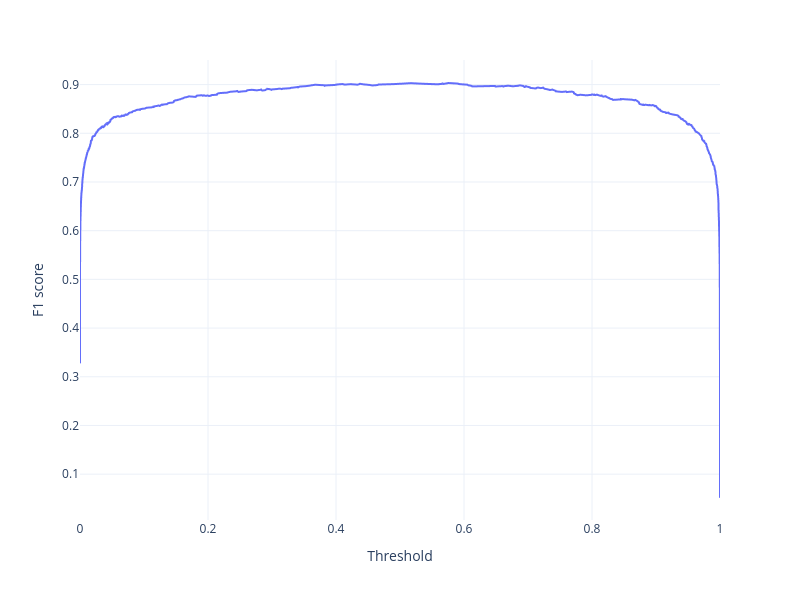

Here is the notebook cell this chart was saved with:
### Code cell
px.line(x=threshold, y=f1, width=800, height=600, 
        labels={"x": "Threshold", "y": "F1 score"})

### Figure 1 — Plotly figure (JSON) as saved in the notebook; plotly's stock layout.template omitted (floating-point values rounded to 4 significant figures; data arrays with more than 128 entries replaced by an {"elided": "..."} marker saying what was removed)
{"data": [{"hovertemplate": "Threshold=%{x}<br>F1 score=%{y}<extra></extra>", "legendgroup": "", "line": {"color": "#636efa", "dash": "solid"}, "marker": {"symbol": "circle"}, "mode": "lines", "name": "", "showlegend": false, "type": "scattergl", "x": {"elided": "2389 float values"}, "xaxis": "x", "y": {"elided": "2389 float values"}, "yaxis": "y"}], "layout": {"height": 600, "legend": {"tracegroupgap": 0}, "margin": {"t": 60}, "width": 800, "xaxis": {"anchor": "y", "domain": [0, 1], "title": {"text": "Threshold"}}, "yaxis": {"anchor": "x", "domain": [0, 1], "title": {"text": "F1 score"}}}}
